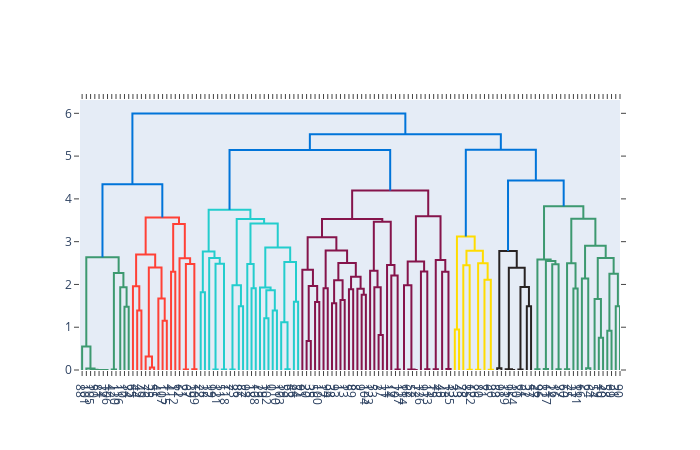

Here is the notebook cell this chart was saved with:
### Code cell
from plotly.figure_factory import create_dendrogram
labels = list(range(128))
dendro = create_dendrogram(linear_corr, labels = labels)
dendro.show()

### Figure 1 — Plotly figure (JSON) as saved in the notebook; plotly's stock layout.template omitted (floating-point values rounded to 4 significant figures)
{"data": [{"hoverinfo": "text", "marker": {"color": "rgb(61,153,112)"}, "mode": "lines", "type": "scatter", "x": [55, 55, 65, 65], "xaxis": "x", "y": [0, 0.0001868, 0.0001868, 0], "yaxis": "y"}, {"hoverinfo": "text", "marker": {"color": "rgb(61,153,112)"}, "mode": "lines", "type": "scatter", "x": [45, 45, 60, 60], "xaxis": "x", "y": [0, 0.0002907, 0.0002907, 0.0001868], "yaxis": "y"}, {"hoverinfo": "text", "marker": {"color": "rgb(61,153,112)"}, "mode": "lines", "type": "scatter", "x": [35, 35, 52.5, 52.5], "xaxis": "x", "y": [0, 0.0008884, 0.0008884, 0.0002907], "yaxis": "y"}, {"hoverinfo": "text", "marker": {"color": "rgb(61,153,112)"}, "mode": "lines", "type": "scatter", "x": [25, 25, 43.75, 43.75], "xaxis": "x", "y": [0, 0.003908, 0.003908, 0.0008884], "yaxis": "y"}, {"hoverinfo": "text", "marker": {"color": "rgb(61,153,112)"}, "mode": "lines", "type": "scatter", "x": [15, 15, 34.38, 34.38], "xaxis": "x", "y": [0, 0.03297, 0.03297, 0.003908], "yaxis": "y"}, {"hoverinfo": "text", "marker": {"color": "rgb(61,153,112)"}, "mode": "lines", "type": "scatter", "x": [5, 5, 24.69, 24.69], "xaxis": "x", "y": [0, 0.5498, 0.5498, 0.03297], "yaxis": "y"}, {"hoverinfo": "text", "marker": {"color": "rgb(61,153,112)"}, "mode": "lines", "type": "scatter", "x": [75, 75, 85, 85], "xaxis": "x", "y": [0, 0.009184, 0.009184, 0], "yaxis": "y"}, {"hoverinfo": "text", "marker": {"color": "rgb(61,153,112)"}, "mode": "lines", "type": "scatter", "x": [105, 105, 115, 115], "xaxis": "x", "y": [0, 1.479, 1.479, 0], "yaxis": "y"}, {"hoverinfo": "text", "marker": {"color": "rgb(61,153,112)"}, "mode": "lines", "type": "scatter", "x": [95, 95, 110, 110], "xaxis": "x", "y": [0, 1.936, 1.936, 1.479], "yaxis": "y"}, {"hoverinfo": "text", "marker": {"color": "rgb(61,153,112)"}, "mode": "lines", "type": "scatter", "x": [80, 80, 102.5, 102.5], "xaxis": "x", "y": [0.009184, 2.267, 2.267, 1.936], "yaxis": "y"}, {"hoverinfo": "text", "marker": {"color": "rgb(61,153,112)"}, "mode": "lines", "type": "scatter", "x": [14.84, 14.84, 91.25, 91.25], "xaxis": "x", "y": [0.5498, 2.636, 2.636, 2.267], "yaxis": "y"}, {"hoverinfo": "text", "marker": {"color": "rgb(255,65,54)"}, "mode": "lines", "type": "scatter", "x": [135, 135, 145, 145], "xaxis": "x", "y": [0, 1.391, 1.391, 0], "yaxis": "y"}, {"hoverinfo": "text", "marker": {"color": "rgb(255,65,54)"}, "mode": "lines", "type": "scatter", "x": [125, 125, 140, 140], "xaxis": "x", "y": [0, 1.959, 1.959, 1.391], "yaxis": "y"}, {"hoverinfo": "text", "marker": {"color": "rgb(255,65,54)"}, "mode": "lines", "type": "scatter", "x": [165, 165, 175, 175], "xaxis": "x", "y": [0, 0.05678, 0.05678, 0], "yaxis": "y"}, {"hoverinfo": "text", "marker": {"color": "rgb(255,65,54)"}, "mode": "lines", "type": "scatter", "x": [155, 155, 170, 170], "xaxis": "x", "y": [0, 0.3147, 0.3147, 0.05678], "yaxis": "y"}, {"hoverinfo": "text", "marker": {"color": "rgb(255,65,54)"}, "mode": "lines", "type": "scatter", "x": [195, 195, 205, 205], "xaxis": "x", "y": [0, 1.151, 1.151, 0], "yaxis": "y"}, {"hoverinfo": "text", "marker": {"color": "rgb(255,65,54)"}, "mode": "lines", "type": "scatter", "x": [185, 185, 200, 200], "xaxis": "x", "y": [0, 1.672, 1.672, 1.151], "yaxis": "y"}, {"hoverinfo": "text", "marker": {"color": "rgb(255,65,54)"}, "mode": "lines", "type": "scatter", "x": [162.5, 162.5, 192.5, 192.5], "xaxis": "x", "y": [0.3147, 2.393, 2.393, 1.672], "yaxis": "y"}, {"hoverinfo": "text", "marker": {"color": "rgb(255,65,54)"}, "mode": "lines", "type": "scatter", "x": [132.5, 132.5, 177.5, 177.5], "xaxis": "x", "y": [1.959, 2.7, 2.7, 2.393], "yaxis": "y"}, {"hoverinfo": "text", "marker": {"color": "rgb(255,65,54)"}, "mode": "lines", "type": "scatter", "x": [215, 215, 225, 225], "xaxis": "x", "y": [0, 2.295, 2.295, 0], "yaxis": "y"}, {"hoverinfo": "text", "marker": {"color": "rgb(255,65,54)"}, "mode": "lines", "type": "scatter", "x": [245, 245, 255, 255], "xaxis": "x", "y": [0, 0.01267, 0.01267, 0], "yaxis": "y"}, {"hoverinfo": "text", "marker": {"color": "rgb(255,65,54)"}, "mode": "lines", "type": "scatter", "x": [265, 265, 275, 275], "xaxis": "x", "y": [0, 0.01601, 0.01601, 0], "yaxis": "y"}, {"hoverinfo": "text", "marker": {"color": "rgb(255,65,54)"}, "mode": "lines", "type": "scatter", "x": [250, 250, 270, 270], "xaxis": "x", "y": [0.01267, 2.477, 2.477, 0.01601], "yaxis": "y"}, {"hoverinfo": "text", "marker": {"color": "rgb(255,65,54)"}, "mode": "lines", "type": "scatter", "x": [235, 235, 260, 260], "xaxis": "x", "y": [0, 2.614, 2.614, 2.477], "yaxis": "y"}, {"hoverinfo": "text", "marker": {"color": "rgb(255,65,54)"}, "mode": "lines", "type": "scatter", "x": [220, 220, 247.5, 247.5], "xaxis": "x", "y": [2.295, 3.414, 3.414, 2.614], "yaxis": "y"}, {"hoverinfo": "text", "marker": {"color": "rgb(255,65,54)"}, "mode": "lines", "type": "scatter", "x": [155, 155, 233.8, 233.8], "xaxis": "x", "y": [2.7, 3.565, 3.565, 3.414], "yaxis": "y"}, {"hoverinfo": "text", "marker": {"color": "rgb(0,116,217)"}, "mode": "lines", "type": "scatter", "x": [53.05, 53.05, 194.4, 194.4], "xaxis": "x", "y": [2.636, 4.344, 4.344, 3.565], "yaxis": "y"}, {"hoverinfo": "text", "marker": {"color": "rgb(35,205,205)"}, "mode": "lines", "type": "scatter", "x": [285, 285, 295, 295], "xaxis": "x", "y": [0, 1.816, 1.816, 0], "yaxis": "y"}, {"hoverinfo": "text", "marker": {"color": "rgb(35,205,205)"}, "mode": "lines", "type": "scatter", "x": [315, 315, 325, 325], "xaxis": "x", "y": [0, 0.009622, 0.009622, 0], "yaxis": "y"}, {"hoverinfo": "text", "marker": {"color": "rgb(35,205,205)"}, "mode": "lines", "type": "scatter", "x": [335, 335, 345, 345], "xaxis": "x", "y": [0, 0.01164, 0.01164, 0], "yaxis": "y"}, {"hoverinfo": "text", "marker": {"color": "rgb(35,205,205)"}, "mode": "lines", "type": "scatter", "x": [320, 320, 340, 340], "xaxis": "x", "y": [0.009622, 2.485, 2.485, 0.01164], "yaxis": "y"}, {"hoverinfo": "text", "marker": {"color": "rgb(35,205,205)"}, "mode": "lines", "type": "scatter", "x": [305, 305, 330, 330], "xaxis": "x", "y": [0, 2.62, 2.62, 2.485], "yaxis": "y"}, {"hoverinfo": "text", "marker": {"color": "rgb(35,205,205)"}, "mode": "lines", "type": "scatter", "x": [290, 290, 317.5, 317.5], "xaxis": "x", "y": [1.816, 2.769, 2.769, 2.62], "yaxis": "y"}, {"hoverinfo": "text", "marker": {"color": "rgb(35,205,205)"}, "mode": "lines", "type": "scatter", "x": [355, 355, 365, 365], "xaxis": "x", "y": [0, 0.01344, 0.01344, 0], "yaxis": "y"}, {"hoverinfo": "text", "marker": {"color": "rgb(35,205,205)"}, "mode": "lines", "type": "scatter", "x": [375, 375, 385, 385], "xaxis": "x", "y": [0, 1.489, 1.489, 0], "yaxis": "y"}, {"hoverinfo": "text", "marker": {"color": "rgb(35,205,205)"}, "mode": "lines", "type": "scatter", "x": [360, 360, 380, 380], "xaxis": "x", "y": [0.01344, 1.982, 1.982, 1.489], "yaxis": "y"}, {"hoverinfo": "text", "marker": {"color": "rgb(35,205,205)"}, "mode": "lines", "type": "scatter", "x": [405, 405, 415, 415], "xaxis": "x", "y": [0, 1.912, 1.912, 0], "yaxis": "y"}, {"hoverinfo": "text", "marker": {"color": "rgb(35,205,205)"}, "mode": "lines", "type": "scatter", "x": [395, 395, 410, 410], "xaxis": "x", "y": [0, 2.477, 2.477, 1.912], "yaxis": "y"}, {"hoverinfo": "text", "marker": {"color": "rgb(35,205,205)"}, "mode": "lines", "type": "scatter", "x": [435, 435, 445, 445], "xaxis": "x", "y": [0, 1.211, 1.211, 0], "yaxis": "y"}, {"hoverinfo": "text", "marker": {"color": "rgb(35,205,205)"}, "mode": "lines", "type": "scatter", "x": [455, 455, 465, 465], "xaxis": "x", "y": [0, 1.389, 1.389, 0], "yaxis": "y"}, {"hoverinfo": "text", "marker": {"color": "rgb(35,205,205)"}, "mode": "lines", "type": "scatter", "x": [440, 440, 460, 460], "xaxis": "x", "y": [1.211, 1.862, 1.862, 1.389], "yaxis": "y"}, {"hoverinfo": "text", "marker": {"color": "rgb(35,205,205)"}, "mode": "lines", "type": "scatter", "x": [425, 425, 450, 450], "xaxis": "x", "y": [0, 1.927, 1.927, 1.862], "yaxis": "y"}, {"hoverinfo": "text", "marker": {"color": "rgb(35,205,205)"}, "mode": "lines", "type": "scatter", "x": [485, 485, 495, 495], "xaxis": "x", "y": [0, 0.01959, 0.01959, 0], "yaxis": "y"}, {"hoverinfo": "text", "marker": {"color": "rgb(35,205,205)"}, "mode": "lines", "type": "scatter", "x": [475, 475, 490, 490], "xaxis": "x", "y": [0, 1.115, 1.115, 0.01959], "yaxis": "y"}, {"hoverinfo": "text", "marker": {"color": "rgb(35,205,205)"}, "mode": "lines", "type": "scatter", "x": [505, 505, 515, 515], "xaxis": "x", "y": [0, 1.597, 1.597, 0], "yaxis": "y"}, {"hoverinfo": "text", "marker": {"color": "rgb(35,205,205)"}, "mode": "lines", "type": "scatter", "x": [482.5, 482.5, 510, 510], "xaxis": "x", "y": [1.115, 2.525, 2.525, 1.597], "yaxis": "y"}, {"hoverinfo": "text", "marker": {"color": "rgb(35,205,205)"}, "mode": "lines", "type": "scatter", "x": [437.5, 437.5, 496.2, 496.2], "xaxis": "x", "y": [1.927, 2.864, 2.864, 2.525], "yaxis": "y"}, {"hoverinfo": "text", "marker": {"color": "rgb(35,205,205)"}, "mode": "lines", "type": "scatter", "x": [402.5, 402.5, 466.9, 466.9], "xaxis": "x", "y": [2.477, 3.427, 3.427, 2.864], "yaxis": "y"}, {"hoverinfo": "text", "marker": {"color": "rgb(35,205,205)"}, "mode": "lines", "type": "scatter", "x": [370, 370, 434.7, 434.7], "xaxis": "x", "y": [1.982, 3.529, 3.529, 3.427], "yaxis": "y"}, {"hoverinfo": "text", "marker": {"color": "rgb(35,205,205)"}, "mode": "lines", "type": "scatter", "x": [303.8, 303.8, 402.3, 402.3], "xaxis": "x", "y": [2.769, 3.745, 3.745, 3.529], "yaxis": "y"}, {"hoverinfo": "text", "marker": {"color": "rgb(133,20,75)"}, "mode": "lines", "type": "scatter", "x": [535, 535, 545, 545], "xaxis": "x", "y": [0, 0.68, 0.68, 0], "yaxis": "y"}, {"hoverinfo": "text", "marker": {"color": "rgb(133,20,75)"}, "mode": "lines", "type": "scatter", "x": [555, 555, 565, 565], "xaxis": "x", "y": [0, 1.587, 1.587, 0], "yaxis": "y"}, {"hoverinfo": "text", "marker": {"color": "rgb(133,20,75)"}, "mode": "lines", "type": "scatter", "x": [540, 540, 560, 560], "xaxis": "x", "y": [0.68, 1.963, 1.963, 1.587], "yaxis": "y"}, {"hoverinfo": "text", "marker": {"color": "rgb(133,20,75)"}, "mode": "lines", "type": "scatter", "x": [525, 525, 550, 550], "xaxis": "x", "y": [0, 2.345, 2.345, 1.963], "yaxis": "y"}, {"hoverinfo": "text", "marker": {"color": "rgb(133,20,75)"}, "mode": "lines", "type": "scatter", "x": [575, 575, 585, 585], "xaxis": "x", "y": [0, 1.913, 1.913, 0], "yaxis": "y"}, {"hoverinfo": "text", "marker": {"color": "rgb(133,20,75)"}, "mode": "lines", "type": "scatter", "x": [595, 595, 605, 605], "xaxis": "x", "y": [0, 1.561, 1.561, 0], "yaxis": "y"}, {"hoverinfo": "text", "marker": {"color": "rgb(133,20,75)"}, "mode": "lines", "type": "scatter", "x": [615, 615, 625, 625], "xaxis": "x", "y": [0, 1.637, 1.637, 0], "yaxis": "y"}, {"hoverinfo": "text", "marker": {"color": "rgb(133,20,75)"}, "mode": "lines", "type": "scatter", "x": [600, 600, 620, 620], "xaxis": "x", "y": [1.561, 2.101, 2.101, 1.637], "yaxis": "y"}, {"hoverinfo": "text", "marker": {"color": "rgb(133,20,75)"}, "mode": "lines", "type": "scatter", "x": [635, 635, 645, 645], "xaxis": "x", "y": [0, 1.888, 1.888, 0], "yaxis": "y"}, {"hoverinfo": "text", "marker": {"color": "rgb(133,20,75)"}, "mode": "lines", "type": "scatter", "x": [665, 665, 675, 675], "xaxis": "x", "y": [0, 1.757, 1.757, 0], "yaxis": "y"}, {"hoverinfo": "text", "marker": {"color": "rgb(133,20,75)"}, "mode": "lines", "type": "scatter", "x": [655, 655, 670, 670], "xaxis": "x", "y": [0, 1.897, 1.897, 1.757], "yaxis": "y"}, {"hoverinfo": "text", "marker": {"color": "rgb(133,20,75)"}, "mode": "lines", "type": "scatter", "x": [640, 640, 662.5, 662.5], "xaxis": "x", "y": [1.888, 2.181, 2.181, 1.897], "yaxis": "y"}, {"hoverinfo": "text", "marker": {"color": "rgb(133,20,75)"}, "mode": "lines", "type": "scatter", "x": [610, 610, 651.2, 651.2], "xaxis": "x", "y": [2.101, 2.501, 2.501, 2.181], "yaxis": "y"}, {"hoverinfo": "text", "marker": {"color": "rgb(133,20,75)"}, "mode": "lines", "type": "scatter", "x": [580, 580, 630.6, 630.6], "xaxis": "x", "y": [1.913, 2.792, 2.792, 2.501], "yaxis": "y"}, {"hoverinfo": "text", "marker": {"color": "rgb(133,20,75)"}, "mode": "lines", "type": "scatter", "x": [537.5, 537.5, 605.3, 605.3], "xaxis": "x", "y": [2.345, 3.104, 3.104, 2.792], "yaxis": "y"}, {"hoverinfo": "text", "marker": {"color": "rgb(133,20,75)"}, "mode": "lines", "type": "scatter", "x": [705, 705, 715, 715], "xaxis": "x", "y": [0, 0.8171, 0.8171, 0], "yaxis": "y"}, {"hoverinfo": "text", "marker": {"color": "rgb(133,20,75)"}, "mode": "lines", "type": "scatter", "x": [695, 695, 710, 710], "xaxis": "x", "y": [0, 1.937, 1.937, 0.8171], "yaxis": "y"}, {"hoverinfo": "text", "marker": {"color": "rgb(133,20,75)"}, "mode": "lines", "type": "scatter", "x": [685, 685, 702.5, 702.5], "xaxis": "x", "y": [0, 2.321, 2.321, 1.937], "yaxis": "y"}, {"hoverinfo": "text", "marker": {"color": "rgb(133,20,75)"}, "mode": "lines", "type": "scatter", "x": [745, 745, 755, 755], "xaxis": "x", "y": [0, 0.008969, 0.008969, 0], "yaxis": "y"}, {"hoverinfo": "text", "marker": {"color": "rgb(133,20,75)"}, "mode": "lines", "type": "scatter", "x": [735, 735, 750, 750], "xaxis": "x", "y": [0, 2.21, 2.21, 0.008969], "yaxis": "y"}, {"hoverinfo": "text", "marker": {"color": "rgb(133,20,75)"}, "mode": "lines", "type": "scatter", "x": [725, 725, 742.5, 742.5], "xaxis": "x", "y": [0, 2.455, 2.455, 2.21], "yaxis": "y"}, {"hoverinfo": "text", "marker": {"color": "rgb(133,20,75)"}, "mode": "lines", "type": "scatter", "x": [693.8, 693.8, 733.8, 733.8], "xaxis": "x", "y": [2.321, 3.463, 3.463, 2.455], "yaxis": "y"}, {"hoverinfo": "text", "marker": {"color": "rgb(133,20,75)"}, "mode": "lines", "type": "scatter", "x": [571.4, 571.4, 713.8, 713.8], "xaxis": "x", "y": [3.104, 3.53, 3.53, 3.463], "yaxis": "y"}, {"hoverinfo": "text", "marker": {"color": "rgb(133,20,75)"}, "mode": "lines", "type": "scatter", "x": [785, 785, 795, 795], "xaxis": "x", "y": [0, 0.0008837, 0.0008837, 0], "yaxis": "y"}, {"hoverinfo": "text", "marker": {"color": "rgb(133,20,75)"}, "mode": "lines", "type": "scatter", "x": [775, 775, 790, 790], "xaxis": "x", "y": [0, 0.01307, 0.01307, 0.0008837], "yaxis": "y"}, {"hoverinfo": "text", "marker": {"color": "rgb(133,20,75)"}, "mode": "lines", "type": "scatter", "x": [765, 765, 782.5, 782.5], "xaxis": "x", "y": [0, 1.979, 1.979, 0.01307], "yaxis": "y"}, {"hoverinfo": "text", "marker": {"color": "rgb(133,20,75)"}, "mode": "lines", "type": "scatter", "x": [815, 815, 825, 825], "xaxis": "x", "y": [0, 0.01501, 0.01501, 0], "yaxis": "y"}, {"hoverinfo": "text", "marker": {"color": "rgb(133,20,75)"}, "mode": "lines", "type": "scatter", "x": [805, 805, 820, 820], "xaxis": "x", "y": [0, 2.3, 2.3, 0.01501], "yaxis": "y"}, {"hoverinfo": "text", "marker": {"color": "rgb(133,20,75)"}, "mode": "lines", "type": "scatter", "x": [773.8, 773.8, 812.5, 812.5], "xaxis": "x", "y": [1.979, 2.537, 2.537, 2.3], "yaxis": "y"}, {"hoverinfo": "text", "marker": {"color": "rgb(133,20,75)"}, "mode": "lines", "type": "scatter", "x": [835, 835, 845, 845], "xaxis": "x", "y": [0, 0.01864, 0.01864, 0], "yaxis": "y"}, {"hoverinfo": "text", "marker": {"color": "rgb(133,20,75)"}, "mode": "lines", "type": "scatter", "x": [865, 865, 875, 875], "xaxis": "x", "y": [0, 0.02202, 0.02202, 0], "yaxis": "y"}, {"hoverinfo": "text", "marker": {"color": "rgb(133,20,75)"}, "mode": "lines", "type": "scatter", "x": [855, 855, 870, 870], "xaxis": "x", "y": [0, 2.299, 2.299, 0.02202], "yaxis": "y"}, {"hoverinfo": "text", "marker": {"color": "rgb(133,20,75)"}, "mode": "lines", "type": "scatter", "x": [840, 840, 862.5, 862.5], "xaxis": "x", "y": [0.01864, 2.569, 2.569, 2.299], "yaxis": "y"}, {"hoverinfo": "text", "marker": {"color": "rgb(133,20,75)"}, "mode": "lines", "type": "scatter", "x": [793.1, 793.1, 851.2, 851.2], "xaxis": "x", "y": [2.537, 3.593, 3.593, 2.569], "yaxis": "y"}, {"hoverinfo": "text", "marker": {"color": "rgb(133,20,75)"}, "mode": "lines", "type": "scatter", "x": [642.6, 642.6, 822.2, 822.2], "xaxis": "x", "y": [3.53, 4.193, 4.193, 3.593], "yaxis": "y"}, {"hoverinfo": "text", "marker": {"color": "rgb(0,116,217)"}, "mode": "lines", "type": "scatter", "x": [353.0, 353.0, 732.4, 732.4], "xaxis": "x", "y": [3.745, 5.144, 5.144, 4.193], "yaxis": "y"}, {"hoverinfo": "text", "marker": {"color": "rgb(255,220,0)"}, "mode": "lines", "type": "scatter", "x": [885, 885, 895, 895], "xaxis": "x", "y": [0, 0.9485, 0.9485, 0], "yaxis": "y"}, {"hoverinfo": "text", "marker": {"color": "rgb(255,220,0)"}, "mode": "lines", "type": "scatter", "x": [915, 915, 925, 925], "xaxis": "x", "y": [0, 0.003756, 0.003756, 0], "yaxis": "y"}, {"hoverinfo": "text", "marker": {"color": "rgb(255,220,0)"}, "mode": "lines", "type": "scatter", "x": [905, 905, 920, 920], "xaxis": "x", "y": [0, 2.447, 2.447, 0.003756], "yaxis": "y"}, {"hoverinfo": "text", "marker": {"color": "rgb(255,220,0)"}, "mode": "lines", "type": "scatter", "x": [935, 935, 945, 945], "xaxis": "x", "y": [0, 0.008692, 0.008692, 0], "yaxis": "y"}, {"hoverinfo": "text", "marker": {"color": "rgb(255,220,0)"}, "mode": "lines", "type": "scatter", "x": [965, 965, 975, 975], "xaxis": "x", "y": [0, 0.004054, 0.004054, 0], "yaxis": "y"}, {"hoverinfo": "text", "marker": {"color": "rgb(255,220,0)"}, "mode": "lines", "type": "scatter", "x": [955, 955, 970, 970], "xaxis": "x", "y": [0, 2.112, 2.112, 0.004054], "yaxis": "y"}, {"hoverinfo": "text", "marker": {"color": "rgb(255,220,0)"}, "mode": "lines", "type": "scatter", "x": [940, 940, 962.5, 962.5], "xaxis": "x", "y": [0.008692, 2.495, 2.495, 2.112], "yaxis": "y"}, {"hoverinfo": "text", "marker": {"color": "rgb(255,220,0)"}, "mode": "lines", "type": "scatter", "x": [912.5, 912.5, 951.2, 951.2], "xaxis": "x", "y": [2.447, 2.787, 2.787, 2.495], "yaxis": "y"}, {"hoverinfo": "text", "marker": {"color": "rgb(255,220,0)"}, "mode": "lines", "type": "scatter", "x": [890, 890, 931.9, 931.9], "xaxis": "x", "y": [0.9485, 3.119, 3.119, 2.787], "yaxis": "y"}, {"hoverinfo": "text", "marker": {"color": "rgb(40,35,35)"}, "mode": "lines", "type": "scatter", "x": [985, 985, 995, 995], "xaxis": "x", "y": [0, 0.04209, 0.04209, 0], "yaxis": "y"}, {"hoverinfo": "text", "marker": {"color": "rgb(40,35,35)"}, "mode": "lines", "type": "scatter", "x": [1015, 1015, 1025, 1025], "xaxis": "x", "y": [0, 0.0001343, 0.0001343, 0], "yaxis": "y"}, {"hoverinfo": "text", "marker": {"color": "rgb(40,35,35)"}, "mode": "lines", "type": "scatter", "x": [1005, 1005, 1020, 1020], "xaxis": "x", "y": [0, 0.02009, 0.02009, 0.0001343], "yaxis": "y"}, {"hoverinfo": "text", "marker": {"color": "rgb(40,35,35)"}, "mode": "lines", "type": "scatter", "x": [1035, 1035, 1045, 1045], "xaxis": "x", "y": [0, 0.0106, 0.0106, 0], "yaxis": "y"}, {"hoverinfo": "text", "marker": {"color": "rgb(40,35,35)"}, "mode": "lines", "type": "scatter", "x": [1055, 1055, 1065, 1065], "xaxis": "x", "y": [0, 1.492, 1.492, 0], "yaxis": "y"}, {"hoverinfo": "text", "marker": {"color": "rgb(40,35,35)"}, "mode": "lines", "type": "scatter", "x": [1040, 1040, 1060, 1060], "xaxis": "x", "y": [0.0106, 1.939, 1.939, 1.492], "yaxis": "y"}, {"hoverinfo": "text", "marker": {"color": "rgb(40,35,35)"}, "mode": "lines", "type": "scatter", "x": [1012.0, 1012.0, 1050, 1050], "xaxis": "x", "y": [0.02009, 2.388, 2.388, 1.939], "yaxis": "y"}, {"hoverinfo": "text", "marker": {"color": "rgb(40,35,35)"}, "mode": "lines", "type": "scatter", "x": [990, 990, 1031.0, 1031.0], "xaxis": "x", "y": [0.04209, 2.78, 2.78, 2.388], "yaxis": "y"}, {"hoverinfo": "text", "marker": {"color": "rgb(61,153,112)"}, "mode": "lines", "type": "scatter", "x": [1075, 1075, 1085, 1085], "xaxis": "x", "y": [0, 0.01804, 0.01804, 0], "yaxis": "y"}, {"hoverinfo": "text", "marker": {"color": "rgb(61,153,112)"}, "mode": "lines", "type": "scatter", "x": [1095, 1095, 1105, 1105], "xaxis": "x", "y": [0, 0.02169, 0.02169, 0], "yaxis": "y"}, {"hoverinfo": "text", "marker": {"color": "rgb(61,153,112)"}, "mode": "lines", "type": "scatter", "x": [1125, 1125, 1135, 1135], "xaxis": "x", "y": [0, 0.0175, 0.0175, 0], "yaxis": "y"}, {"hoverinfo": "text", "marker": {"color": "rgb(61,153,112)"}, "mode": "lines", "type": "scatter", "x": [1115, 1115, 1130, 1130], "xaxis": "x", "y": [0, 2.473, 2.473, 0.0175], "yaxis": "y"}, {"hoverinfo": "text", "marker": {"color": "rgb(61,153,112)"}, "mode": "lines", "type": "scatter", "x": [1100, 1100, 1122.0, 1122.0], "xaxis": "x", "y": [0.02169, 2.549, 2.549, 2.473], "yaxis": "y"}, {"hoverinfo": "text", "marker": {"color": "rgb(61,153,112)"}, "mode": "lines", "type": "scatter", "x": [1080, 1080, 1111.0, 1111.0], "xaxis": "x", "y": [0.01804, 2.583, 2.583, 2.549], "yaxis": "y"}, {"hoverinfo": "text", "marker": {"color": "rgb(61,153,112)"}, "mode": "lines", "type": "scatter", "x": [1145, 1145, 1155, 1155], "xaxis": "x", "y": [0, 0.02003, 0.02003, 0], "yaxis": "y"}, {"hoverinfo": "text", "marker": {"color": "rgb(61,153,112)"}, "mode": "lines", "type": "scatter", "x": [1165, 1165, 1175, 1175], "xaxis": "x", "y": [0, 1.904, 1.904, 0], "yaxis": "y"}, {"hoverinfo": "text", "marker": {"color": "rgb(61,153,112)"}, "mode": "lines", "type": "scatter", "x": [1150, 1150, 1170, 1170], "xaxis": "x", "y": [0.02003, 2.494, 2.494, 1.904], "yaxis": "y"}, {"hoverinfo": "text", "marker": {"color": "rgb(61,153,112)"}, "mode": "lines", "type": "scatter", "x": [1195, 1195, 1205, 1205], "xaxis": "x", "y": [0, 0.04304, 0.04304, 0], "yaxis": "y"}, {"hoverinfo": "text", "marker": {"color": "rgb(61,153,112)"}, "mode": "lines", "type": "scatter", "x": [1185, 1185, 1200, 1200], "xaxis": "x", "y": [0, 2.139, 2.139, 0.04304], "yaxis": "y"}, {"hoverinfo": "text", "marker": {"color": "rgb(61,153,112)"}, "mode": "lines", "type": "scatter", "x": [1225, 1225, 1235, 1235], "xaxis": "x", "y": [0, 0.7533, 0.7533, 0], "yaxis": "y"}, {"hoverinfo": "text", "marker": {"color": "rgb(61,153,112)"}, "mode": "lines", "type": "scatter", "x": [1215, 1215, 1230, 1230], "xaxis": "x", "y": [0, 1.662, 1.662, 0.7533], "yaxis": "y"}, {"hoverinfo": "text", "marker": {"color": "rgb(61,153,112)"}, "mode": "lines", "type": "scatter", "x": [1245, 1245, 1255, 1255], "xaxis": "x", "y": [0, 0.9161, 0.9161, 0], "yaxis": "y"}, {"hoverinfo": "text", "marker": {"color": "rgb(61,153,112)"}, "mode": "lines", "type": "scatter", "x": [1265, 1265, 1275, 1275], "xaxis": "x", "y": [0, 1.491, 1.491, 0], "yaxis": "y"}, {"hoverinfo": "text", "marker": {"color": "rgb(61,153,112)"}, "mode": "lines", "type": "scatter", "x": [1250, 1250, 1270, 1270], "xaxis": "x", "y": [0.9161, 2.248, 2.248, 1.491], "yaxis": "y"}, {"hoverinfo": "text", "marker": {"color": "rgb(61,153,112)"}, "mode": "lines", "type": "scatter", "x": [1222.0, 1222.0, 1260, 1260], "xaxis": "x", "y": [1.662, 2.617, 2.617, 2.248], "yaxis": "y"}, {"hoverinfo": "text", "marker": {"color": "rgb(61,153,112)"}, "mode": "lines", "type": "scatter", "x": [1192.0, 1192.0, 1241.0, 1241.0], "xaxis": "x", "y": [2.139, 2.902, 2.902, 2.617], "yaxis": "y"}, {"hoverinfo": "text", "marker": {"color": "rgb(61,153,112)"}, "mode": "lines", "type": "scatter", "x": [1160, 1160, 1217.0, 1217.0], "xaxis": "x", "y": [2.494, 3.537, 3.537, 2.902], "yaxis": "y"}, {"hoverinfo": "text", "marker": {"color": "rgb(61,153,112)"}, "mode": "lines", "type": "scatter", "x": [1096.0, 1096.0, 1188.0, 1188.0], "xaxis": "x", "y": [2.583, 3.828, 3.828, 3.537], "yaxis": "y"}, {"hoverinfo": "text", "marker": {"color": "rgb(0,116,217)"}, "mode": "lines", "type": "scatter", "x": [1011.0, 1011.0, 1142.0, 1142.0], "xaxis": "x", "y": [2.78, 4.427, 4.427, 3.828], "yaxis": "y"}, {"hoverinfo": "text", "marker": {"color": "rgb(0,116,217)"}, "mode": "lines", "type": "scatter", "x": [910.9, 910.9, 1076.0, 1076.0], "xaxis": "x", "y": [3.119, 5.151, 5.151, 4.427], "yaxis": "y"}, {"hoverinfo": "text", "marker": {"color": "rgb(0,116,217)"}, "mode": "lines", "type": "scatter", "x": [542.7, 542.7, 993.6, 993.6], "xaxis": "x", "y": [5.144, 5.508, 5.508, 5.151], "yaxis": "y"}, {"hoverinfo": "text", "marker": {"color": "rgb(0,116,217)"}, "mode": "lines", "type": "scatter", "x": [123.7, 123.7, 768.2, 768.2], "xaxis": "x", "y": [4.344, 5.996, 5.996, 5.508], "yaxis": "y"}], "layout": {"autosize": false, "height": 450, "hovermode": "closest", "showlegend": false, "width": 700, "xaxis": {"autorange": true, "mirror": "allticks", "range": [0, 1275], "rangemode": "tozero", "showgrid": false, "showline": true, "showticklabels": true, "tickmode": "array", "ticks": "outside", "ticktext": [88, 101, 105, 50, 81, 74, 106, 42, 120, 116, 10, 34, 65, 44, 49, 76, 25, 55, 41, 107, 115, 4, 112, 62, 21, 67, 39, 109, 22, 28, 12, 99, 121, 51, 118, 7, 23, 86, 87, 92, 18, 108, 29, 79, 102, 0, 110, 103, 59, 63, 46, 84, 91, 20, 35, 56, 100, 17, 94, 38, 93, 1, 13, 5, 89, 8, 9, 104, 123, 53, 3, 77, 11, 14, 70, 127, 114, 68, 52, 72, 126, 97, 113, 15, 48, 45, 73, 125, 33, 43, 78, 85, 122, 26, 80, 71, 6, 36, 83, 98, 119, 95, 124, 30, 61, 32, 57, 47, 96, 82, 117, 24, 16, 37, 60, 75, 27, 111, 66, 2, 64, 54, 19, 40, 58, 69, 31, 90], "tickvals": [5, 15, 25, 35, 45, 55, 65, 75, 85, 95, 105, 115, 125, 135, 145, 155, 165, 175, 185, 195, 205, 215, 225, 235, 245, 255, 265, 275, 285, 295, 305, 315, 325, 335, 345, 355, 365, 375, 385, 395, 405, 415, 425, 435, 445, 455, 465, 475, 485, 495, 505, 515, 525, 535, 545, 555, 565, 575, 585, 595, 605, 615, 625, 635, 645, 655, 665, 675, 685, 695, 705, 715, 725, 735, 745, 755, 765, 775, 785, 795, 805, 815, 825, 835, 845, 855, 865, 875, 885, 895, 905, 915, 925, 935, 945, 955, 965, 975, 985, 995, 1005, 1015, 1025, 1035, 1045, 1055, 1065, 1075, 1085, 1095, 1105, 1115, 1125, 1135, 1145, 1155, 1165, 1175, 1185, 1195, 1205, 1215, 1225, 1235, 1245, 1255, 1265, 1275], "type": "linear", "zeroline": false}, "yaxis": {"autorange": true, "mirror": "allticks", "range": [0, 6.311], "rangemode": "tozero", "showgrid": false, "showline": true, "showticklabels": true, "ticks": "outside", "type": "linear", "zeroline": false}}}
